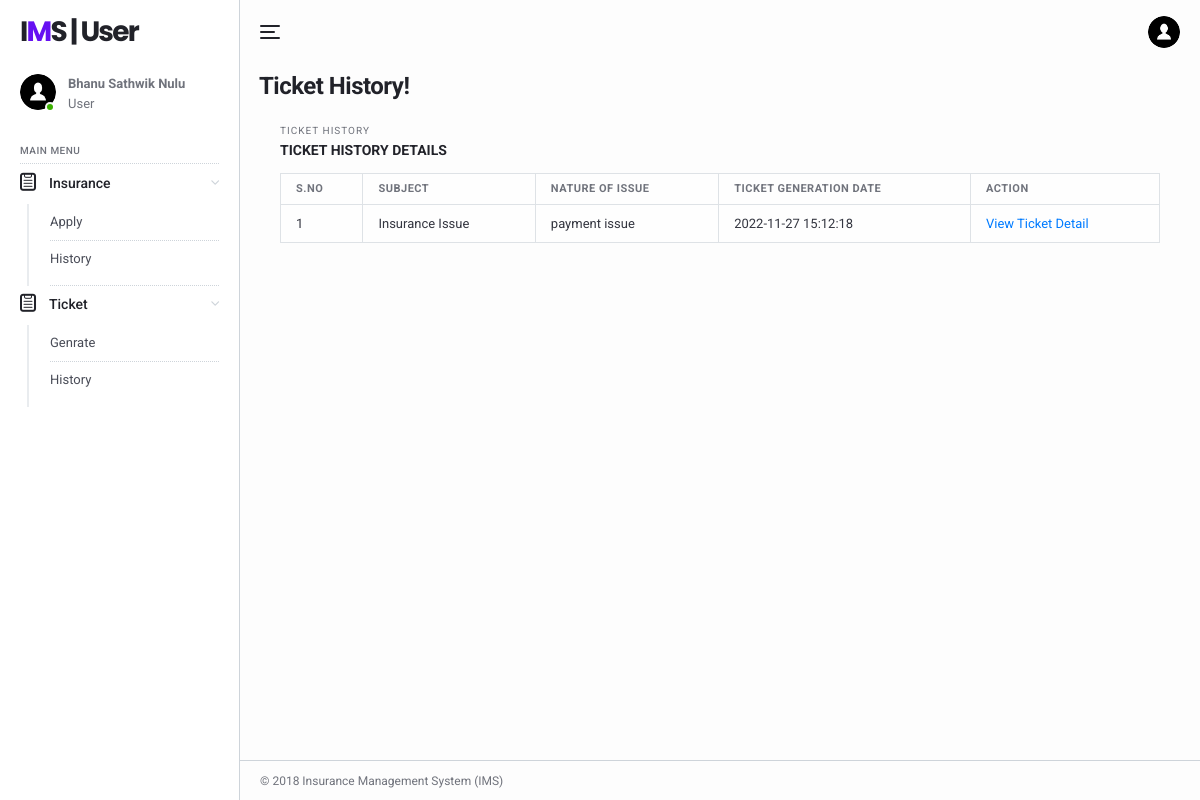
Screenshot of /IMS/user/ticket-history.php (signed in) with the database file from the repository.
### tables this page shows
CREATE TABLE `tbluser` (
  `ID` int(11) NOT NULL,
  `FullName` varchar(120) DEFAULT NULL,
  `ContactNo` bigint(10) DEFAULT NULL,
  `Email` varchar(120) DEFAULT NULL,
  `Gender` enum('Male','Female') DEFAULT NULL,
  `Password` varchar(120) DEFAULT NULL,
  `CreationDate` timestamp NOT NULL DEFAULT current_timestamp()
);

CREATE TABLE `tblticket` (
  `ID` int(11) NOT NULL,
  `UserId` int(25) DEFAULT NULL,
  `Subject` varchar(45) DEFAULT NULL,
  `NatureofIssue` varchar(120) DEFAULT NULL,
  `Description` varchar(120) DEFAULT NULL,
  `AdminRemark` varchar(120) DEFAULT NULL,
  `TicketGenerationDate` timestamp NULL DEFAULT current_timestamp(),
  `AdminRemarkdate` timestamp NULL DEFAULT NULL ON UPDATE current_timestamp()
);

### IMS/user/ticket-history.php (the view, shortened to what this page needs)
<?php
include('includes/dbconnection.php');
if (strlen($_SESSION['uid']==0)) {
  header('location:logout.php');
  } else{
?>
<!DOCTYPE html>
<html lang="en">
  <head>
    <link href="../lib/fontawesome-free/css/all.min.css" rel="stylesheet">
    <link href="../lib/ionicons/css/ionicons.min.css" rel="stylesheet">
    <link href="../lib/typicons.font/typicons.css" rel="stylesheet">
    <link href="../lib/morris.js/morris.css" rel="stylesheet">
    <link href="../lib/flag-icon-css/css/flag-icon.min.css" rel="stylesheet">
    <link href="../lib/jqvmap/jqvmap.min.css" rel="stylesheet">
    <link rel="stylesheet" href="../css/azia.css">
  </head>
  <body class="az-body az-body-sidebar">
<?php include_once('includes/sidebar.php');?>
    <div class="az-content az-content-dashboard-two">
<?php include_once('includes/header.php');?>
      <div class="az-content-header d-block d-md-flex">
        <div>
          <h2 class="az-content-title mg-b-5 mg-b-lg-8">Ticket History!</h2>
        </div>
      </div>
      <div class="az-content-body">
     <div class="az-content">
      <div class="container">
        <div class="az-content-body">
          <div class="az-content-breadcrumb">
            <span>Ticket History </span>
          </div>
          <div class="az-content-label mg-b-5">Ticket History Details</div>
          <div class="table-responsive">
            <table class="table table-bordered mg-b-0">
              <thead>
                <tr>
                  <th>S.NO</th>
                  <th>Subject</th>
                  <th>Nature of Issue</th>
                   <th>Ticket Generation Date</th>
                   <th>Action</th>
                </tr>
              </thead>
              <?php
              $tid=$_SESSION['uid'];
$ret=mysqli_query($con,"select * from tblticket where UserId=$tid");
$cnt=1;
while ($row=mysqli_fetch_array($ret)) {
?>
              <tbody>
                <tr>
                  <td><?php echo $cnt;?></td>
                       <td><?php  echo $row['Subject'];?></td>
                  <td><?php  echo $row['NatureofIssue'];?></td>
                  <td><?php  echo $row['TicketGenerationDate'];?></td>
                  <td><a href="ticket-view.php?ticid=<?php echo $row['ID'];?>">View Ticket Detail</a>
                </tr>
                <?php
$cnt=$cnt+1;
}?>
              </tbody>
            </table>
          </div>
            </div>
          </div>
        </div>
      </div>
    <?php include_once('includes/footer.php');?>
    </div>
  </body>
</html>
<?php }  ?>

### IMS/user/includes/sidebar.php
  <div class="az-sidebar">
      <div class="az-sidebar-header">
        <a href="#" class="az-logo">I<span>M</span>S | User</a>
      </div>
      <div class="az-sidebar-loggedin">
        <div class="az-img-user online"><img src="../img/user.png" alt=""></div>
        <div class="media-body">
             <?php
$uid=$_SESSION['uid'];
$ret=mysqli_query($con,"select FullName from tbluser where ID='$uid'");
$row=mysqli_fetch_array($ret);
$name=$row['FullName'];
?>
                  <span style="font-weight: bold"><?php echo $name; ?></span>
          <span>User</span>
        </div>
      </div>
      <div class="az-sidebar-body">
         <ul class="nav">
          <li class="nav-label">Main Menu</li>
          <li class="nav-item show">
            <a href="#" class="nav-link with-sub"><i class="typcn typcn-clipboard"></i>Insurance </a>
            <nav class="nav-sub">
              <a href="apply-forpolicy.php" class="nav-sub-link">Apply</a>
              <a href="policy-history.php" class="nav-sub-link">History</a>
            </nav>
          </li>
 <li class="nav-item show">
            <a href="#" class="nav-link with-sub"><i class="typcn typcn-clipboard"></i>Ticket </a>
            <nav class="nav-sub">
              <a href="tickets.php" class="nav-sub-link">Genrate</a>
              <a href="ticket-history.php" class="nav-sub-link">History</a>
            </nav>
          </li>
          </ul>
      </div>
    </div>

### rows the page displays
tbluser: FullName "Bhanu Sathwik Nulu"
tblticket: Subject "Insurance Issue", NatureofIssue "payment issue", TicketGenerationDate "2022-11-27 15:12:18"
